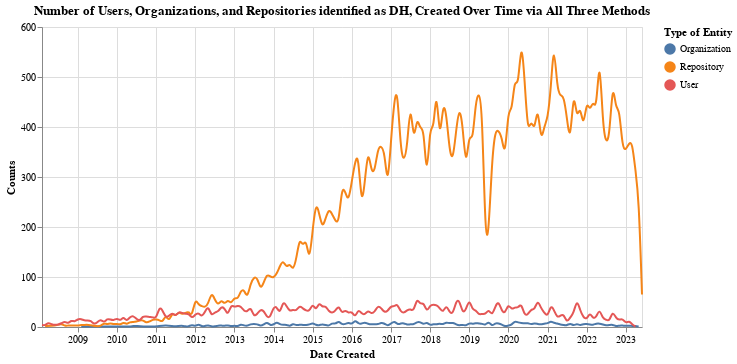

The code cell stored with this chart in its notebook:
### Code cell
combined_chart

### Figure 1 — Vega-Lite specification as saved in the notebook (floating-point values rounded to 4 significant figures; data arrays with more than 128 entries replaced by an {"elided": "..."} marker saying what was removed)
{"$schema": "https://vega.github.io/schema/vega-lite/v5.6.1.json", "config": {"view": {"continuousHeight": 300, "continuousWidth": 300}}, "data": {"name": "data-fdcfc2adbae878f3f9dd00f24b18433b"}, "datasets": {"data-fdcfc2adbae878f3f9dd00f24b18433b": {"elided": "515 records"}}, "height": 300, "layer": [{"encoding": {"color": {"field": "data_type", "title": "Type of Entity", "type": "nominal"}, "x": {"axis": {"format": "%Y"}, "field": "date", "title": "Date Created", "type": "temporal"}, "y": {"field": "counts", "title": "Counts", "type": "quantitative"}}, "mark": {"interpolate": "basis", "type": "line"}}, {"encoding": {"opacity": {"value": 0}, "x": {"field": "date", "type": "temporal"}}, "mark": {"type": "point"}, "name": "view_7"}, {"encoding": {"color": {"field": "data_type", "title": "Type of Entity", "type": "nominal"}, "opacity": {"condition": {"empty": false, "param": "param_7", "value": 1}, "value": 0}, "x": {"axis": {"format": "%Y"}, "field": "date", "title": "Date Created", "type": "temporal"}, "y": {"field": "counts", "title": "Counts", "type": "quantitative"}}, "mark": {"type": "point"}}, {"encoding": {"x": {"field": "date", "type": "temporal"}}, "mark": {"color": "gray", "type": "rule"}, "transform": [{"filter": {"empty": false, "param": "param_7"}}]}, {"encoding": {"color": {"field": "data_type", "title": "Type of Entity", "type": "nominal"}, "text": {"condition": {"empty": false, "field": "counts", "param": "param_7"}, "value": " "}, "x": {"axis": {"format": "%Y"}, "field": "date", "title": "Date Created", "type": "temporal"}, "y": {"field": "counts", "title": "Counts", "type": "quantitative"}}, "mark": {"align": "left", "dx": 5, "dy": -5, "type": "text"}}], "params": [{"name": "param_7", "select": {"encodings": ["x"], "nearest": true, "on": "mouseover", "type": "point"}, "views": ["view_7"]}], "title": "Number of Users, Organizations, and Repositories identified as DH, Created Over Time via All Three Methods", "width": 600}
